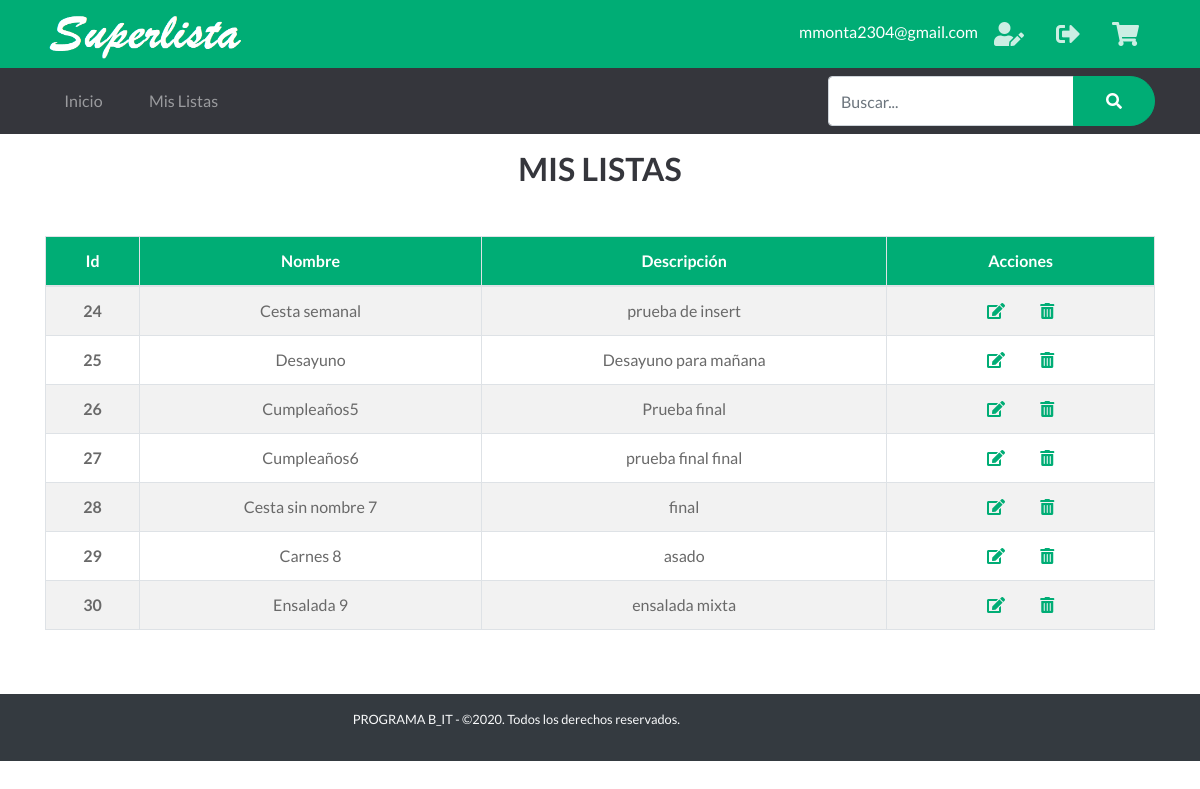
The page /MisListas (signed in) on the database as committed earlier.
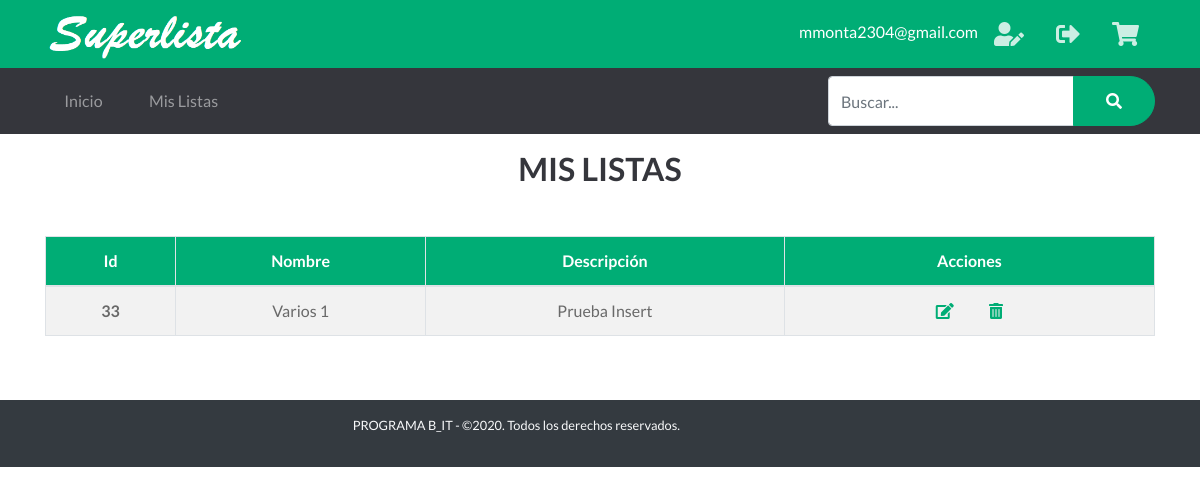
The same page on the database as committed later.
### tables this page shows
CREATE TABLE "Listas" (
	"Id"	INTEGER NOT NULL PRIMARY KEY AUTOINCREMENT UNIQUE,
	"UsuarioId"	INTEGER NOT NULL,
	"Nombre"	TEXT,
	"Descripcion"	TEXT,
	FOREIGN KEY("UsuarioId") REFERENCES "Usuarios"("Id")
);

### app.py (the view)
@app.route('/MisListas')  # Ruta Mis Listas
def MisListas():
    if 'nombre' in session:
        id = session['id']
        db = get_db()
        cur = db.cursor()
        find_lists = (
            "SELECT Id, Nombre, Descripcion FROM Listas WHERE UsuarioId = ?")
        cur.execute(find_lists, [(id)])
        resultado = [dict(Id=row[0], Nombre=row[1], Descripcion=row[2])
                     for row in cur.fetchall()]
        db.close()
        return render_template('mis_listas.html', listas=resultado)
    else:
        return redirect("/")

### app.py (called while the page is built)
def get_db():
    db = getattr(g, '_database', None)
    if db is None:
        db = g._database = sqlite3.connect('database1.db')
    return db

@app.teardown_appcontext
def close_connection(exception):
    db = getattr(g, '_database', None)
    if db is not None:
        db.close()

### templates/mis_listas.html
{% extends "layout_logged_in.html" %}
{% block content %}
<section id="mislistas">
    <header class="py-3 text-secondary text-center position-relative">
        <h2 class="display-6 font-weight-bold">MIS LISTAS</h2>
    </header>
    <br>
    <div class="container">
        <div class="row">
            <div class="col-12 col-lg-12 text-center">
                <table class="table table-bordered table-striped ">
                    <thead class="table bg-primary text-white ">
                      <tr>
                        <th scope="col">Id</th>
                        <th scope="col">Nombre</th>
                        <th scope="col">Descripción</th>
                        <th scope="col">Acciones</th>
                      </tr>
                    </thead>
                    <tbody>
                      {% for lista in listas %}
                        <tr>
                            <th scope="row">{{ lista.Id }}</th>
                            <td>{{ lista.Nombre }}</td>
                            <td>{{ lista.Descripcion }}</td>
                            <td>
                                <a href="/EditarLista/{{lista.Id}}"><i class="fas fa-edit text-primary px-3"></i></a>
                                <a href="/DeleteLista/{{lista.Id}}"><i class="fas fa-trash-alt text-primary px-3"></i></a>
                            </td>
                        </tr>
                      {% endfor %}
                    </tbody>
                  </table>
            </div>
        </div>
    </div>
</section>
{% endblock %}

Rows that differ between the two databases and show on the page:
removed Listas: Id "24", Nombre "Cesta semanal", Descripcion "prueba de insert"
removed Listas: Id "25", Nombre "Desayuno", Descripcion "Desayuno para mañana"
removed Listas: Id "26", Nombre "Cumpleaños5", Descripcion "Prueba final"
removed Listas: Id "27", Nombre "Cumpleaños6", Descripcion "prueba final final"
removed Listas: Id "28", Nombre "Cesta sin nombre 7", Descripcion "final"
removed Listas: Id "29", Nombre "Carnes 8", Descripcion "asado"
removed Listas: Id "30", Nombre "Ensalada 9", Descripcion "ensalada mixta"
added Listas: Id "33", Nombre "Varios 1", Descripcion "Prueba Insert"
